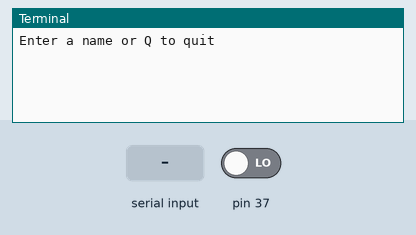
This program was run on a simulated Raspberry Pi (header pin numbers). On the bench: the last lines printed to the terminal. The inputs (shaded band) are chosen by the test bench; at power-on: pin 37 LOW. At 2.8 s the program stops and its outputs stay as they are.

Above: at 1.2 s.
1.3 s: "1" typed at the terminal, then Enter
At 2.0 s:
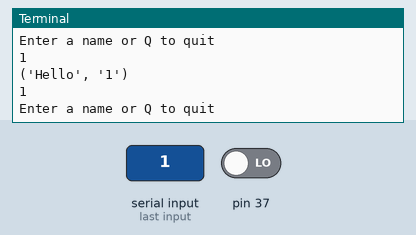
2.8 s: "Q" typed at the terminal, then Enter
At 3.2 s:
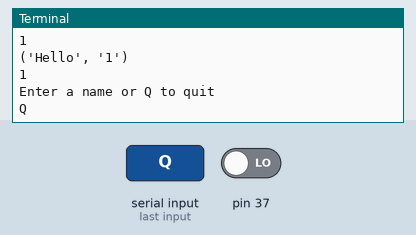

The program:

pushButton.py
```python
#import threading
#import time
#import RPi.GPIO as GPIO
#GPIO.setmode(GPIO.BOARD)
#GPIO.setup(11,GPIO.OUT)
#class Button(threading.Thread):
#	"""A Thread that monitors a GPIO button"""
#
#	def __init__(self, channel):
#		threading.Thread.__init__(self)
#		self._pressed = False
#		self.channel = channel
#		#set up pin as input
#		GPIO.setup(self.channel,GPIO.IN)
#		#terminate this thread when main program finishes
#		self.daemon = True
#		#start thread running
#		self.start()
#	def pressed(self):
#		if self._pressed:
#			#clear the pressed flag now that we have detected it
#			self._pressed = False
#			return True
#		else:
#			return False
#	def run(self):
#		previous= None
#		while 1:
#			#read GPIO channel
#			current = GPIO.input(self.channel)
#			time.sleep(0.01) #wait 10ms
#			#detect change from 1 to 0( with a button press)
#			if current == False and previous == True:
#				self._pressed = True
#				#wait for flag to be cleared
#				while self._pressed:
#					time.sleep(0.05) #wait 50ms
#			previous = current
#def onButtonPress():
#	print("the button has been pressed")
#create a button thread for a button on pin 11
#button = Button(11)
#while True:
#	#ask for a name an say hello
#	name =raw_input("Enter a name or Q to quit")
#	if name.upper()==('Q'):
#		break
#	print("Hello", name)
#	#check if button has been pressed
#	if button.pressed():
#		onButtonPress()
#
#GPIO.cleanup()

import RPi.GPIO as GPIO
from time import sleep
GPIO.setmode(GPIO.BOARD)
GPIO.setup(37,GPIO.IN)

i=0
try:
	while True:
		name=raw_input("Enter a name or Q to quit")
		if name.upper()=="Q":
			break
		print ("Hello",name)
		if GPIO.input(37):
			print("Button has been pressed")
		i=i+1
		print(i)
finally:
	GPIO.cleanup()
```

Measured:
- after the input at 1.3 s, the terminal: prints a new line at once (image 1)
- after the input at 2.8 s, the terminal: prints a new line at once (image 2)
